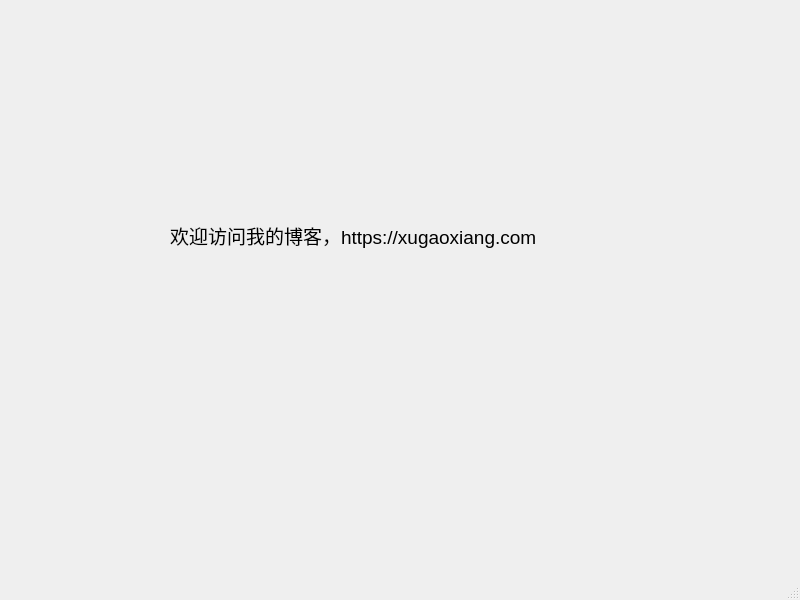
<?xml version="1.0" encoding="UTF-8"?>
<ui version="4.0">
 <class>MainWindow</class>
 <widget class="QMainWindow" name="MainWindow">
  <property name="geometry">
   <rect>
    <x>0</x>
    <y>0</y>
    <width>800</width>
    <height>600</height>
   </rect>
  </property>
  <property name="windowTitle">
   <string>第二个窗口</string>
  </property>
  <widget class="QWidget" name="centralwidget">
   <widget class="QLabel" name="label">
    <property name="geometry">
     <rect>
      <x>170</x>
      <y>190</y>
      <width>501</width>
      <height>91</height>
     </rect>
    </property>
    <property name="font">
     <font>
      <pointsize>14</pointsize>
     </font>
    </property>
    <property name="text">
     <string>欢迎访问我的博客，https://xugaoxiang.com</string>
    </property>
   </widget>
  </widget>
  <widget class="QMenuBar" name="menubar">
   <property name="geometry">
    <rect>
     <x>0</x>
     <y>0</y>
     <width>800</width>
     <height>26</height>
    </rect>
   </property>
  </widget>
  <widget class="QStatusBar" name="statusbar"/>
 </widget>
 <resources/>
 <connections/>
</ui>
